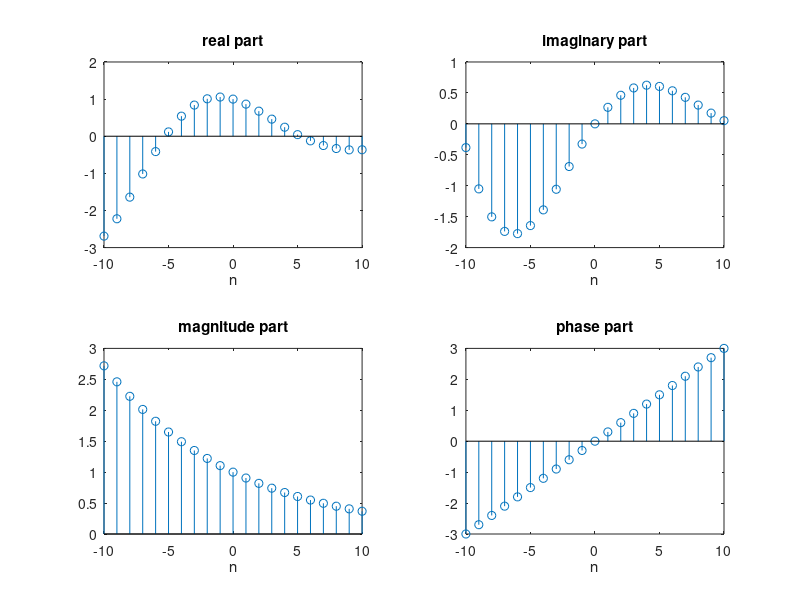

Reproduce this figure in MATLAB.
n = -10:10;
x = exp((-.1+j*.3)*n);
r = real(x);
i = imag(x);
m = abs(x);
p = angle(x);
figure(3)
subplot(221)
stem(n,r)
title('real part')
xlabel('n')
subplot(222)
stem(n,i)
title('imaginary part')
xlabel('n')
subplot(223)
stem(n,m)
title('magnitude part')
xlabel('n')
subplot(224)
stem(n,p)
title('phase part')
xlabel('n')

